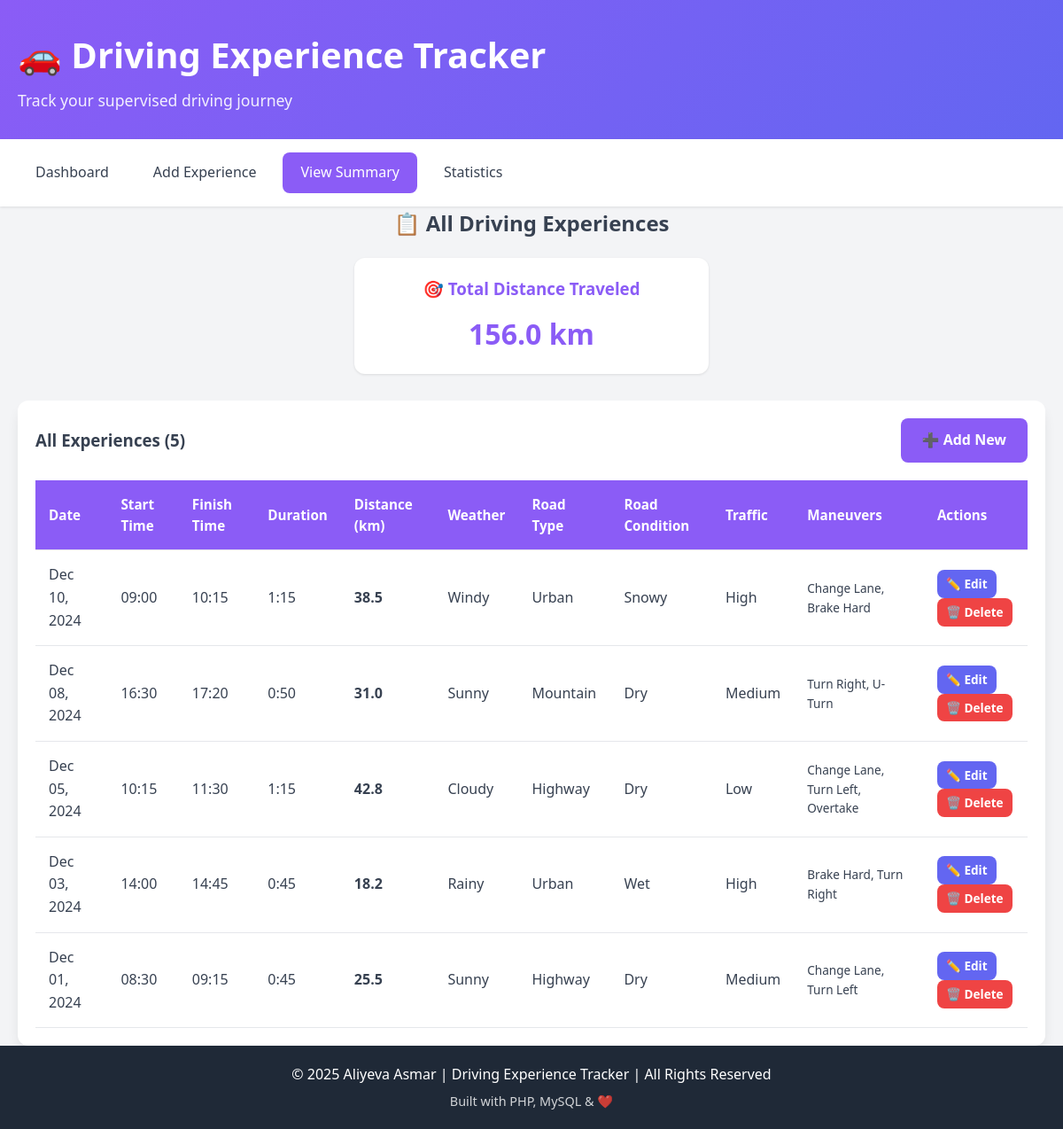
The page /summary.php on the database its author committed.
### tables this page shows
CREATE TABLE IF NOT EXISTS drivingExperience (
  id_drivingExperience INT NOT NULL AUTO_INCREMENT,
  date DATE NOT NULL,
  start_time TIME NOT NULL,
  finish_time TIME NOT NULL,
  km_traveled FLOAT NOT NULL,
  id_weatherCondition TINYINT NOT NULL,
  id_roadType TINYINT NOT NULL,
  id_roadCondition TINYINT NOT NULL,
  id_trafficLevel TINYINT NOT NULL,
  created_at TIMESTAMP DEFAULT CURRENT_TIMESTAMP,
  PRIMARY KEY (id_drivingExperience),
  FOREIGN KEY (id_weatherCondition) REFERENCES weatherCondition(id_weatherCondition),
  FOREIGN KEY (id_roadType) REFERENCES roadType(id_roadType),
  FOREIGN KEY (id_roadCondition) REFERENCES roadCondition(id_roadCondition),
  FOREIGN KEY (id_trafficLevel) REFERENCES trafficLevel(id_trafficLevel)
);

CREATE TABLE IF NOT EXISTS weatherCondition (
  id_weatherCondition TINYINT NOT NULL AUTO_INCREMENT,
  weatherCondition VARCHAR(30) NOT NULL,
  PRIMARY KEY (id_weatherCondition)
);

CREATE TABLE IF NOT EXISTS roadType (
  id_roadType TINYINT NOT NULL AUTO_INCREMENT,
  roadType VARCHAR(30) NOT NULL,
  PRIMARY KEY (id_roadType)
);

CREATE TABLE IF NOT EXISTS roadCondition (
  id_roadCondition TINYINT NOT NULL AUTO_INCREMENT,
  roadCondition VARCHAR(30) NOT NULL,
  PRIMARY KEY (id_roadCondition)
);

CREATE TABLE IF NOT EXISTS trafficLevel (
  id_trafficLevel TINYINT NOT NULL AUTO_INCREMENT,
  trafficLevel VARCHAR(30) NOT NULL,
  PRIMARY KEY (id_trafficLevel)
);

### summary.php (the view, shortened to what this page needs)
<?php
require_once 'config/database.php';
require_once 'includes/header.php';
try {
    $sql = "
        SELECT
            de.id_drivingExperience,
            de.date,
            de.start_time,
            de.finish_time,
            de.km_traveled,
            wc.weatherCondition,
            rt.roadType,
            rc.roadCondition,
            tl.trafficLevel,
            GROUP_CONCAT(m.maneuver_type SEPARATOR ', ') as maneuvers
        FROM drivingExperience de
        INNER JOIN weatherCondition wc ON de.id_weatherCondition = wc.id_weatherCondition
        INNER JOIN roadType rt ON de.id_roadType = rt.id_roadType
        INNER JOIN roadCondition rc ON de.id_roadCondition = rc.id_roadCondition
        INNER JOIN trafficLevel tl ON de.id_trafficLevel = tl.id_trafficLevel
        LEFT JOIN drivingExperience_maneuvers dem ON de.id_drivingExperience = dem.id_drivingExperience
        LEFT JOIN maneuvers m ON dem.id_maneuver = m.id_maneuver
        GROUP BY de.id_drivingExperience
        ORDER BY de.date DESC, de.start_time DESC
    ";
    $stmt = $pdo->query($sql);
    $experiences = $stmt->fetchAll();
    $stmt = $pdo->query("SELECT SUM(km_traveled) as total FROM drivingExperience");
    $total_km = $stmt->fetch()['total'] ?? 0;
} catch (PDOException $e) {
    error_log("Summary Page Error: " . $e->getMessage());
    echo '<div class="alert alert-error">Error loading driving experiences.</div>';
    $experiences = [];
    $total_km = 0;
}
?>
<section class="summary">
    <h2 class="text-center mb-20">📋 All Driving Experiences</h2>
    <div class="card text-center mb-20" style="max-width: 400px; margin: 0 auto 30px;">
        <h3>🎯 Total Distance Traveled</h3>
        <div class="card-stat" style="color: #8b5cf6;"><?php echo number_format($total_km, 1); ?> km</div>
    </div>
    <?php if (empty($experiences)): ?>
        <div class="alert alert-info">
            <p>📝 No driving experiences recorded yet.</p>
            <a href="add_experience.php" class="btn btn-primary mt-20">Add Your First Experience</a>
        </div>
    <?php else: ?>
        <div class="table-container desktop-table">
            <div style="display: flex; justify-content: space-between; align-items: center; margin-bottom: 15px;">
                <h3>All Experiences (<?php echo count($experiences); ?>)</h3>
                <a href="add_experience.php" class="btn btn-primary">➕ Add New</a>
            </div>
            <table id="experiencesTable">
                <thead>
                    <tr>
                        <th>Date</th>
                        <th>Start Time</th>
                        <th>Finish Time</th>
                        <th>Duration</th>
                        <th>Distance (km)</th>
                        <th>Weather</th>
                        <th>Road Type</th>
                        <th>Road Condition</th>
                        <th>Traffic</th>
                        <th>Maneuvers</th>
                        <th>Actions</th>
                    </tr>
                </thead>
                <tbody>
                    <?php foreach ($experiences as $exp): ?>
                        <tr>
                            <td><?php echo date('M d, Y', strtotime($exp['date'])); ?></td>
                            <td><?php echo date('H:i', strtotime($exp['start_time'])); ?></td>
                            <td><?php echo date('H:i', strtotime($exp['finish_time'])); ?></td>
                            <td>
                                <?php
                                $start = new DateTime($exp['start_time']);
                                $finish = new DateTime($exp['finish_time']);
                                $duration = $start->diff($finish);
                                echo $duration->format('%h:%I');
                                ?>
                            </td>
                            <td><strong><?php echo number_format($exp['km_traveled'], 1); ?></strong></td>
                            <td><?php echo htmlspecialchars($exp['weatherCondition']); ?></td>
                            <td><?php echo htmlspecialchars($exp['roadType']); ?></td>
                            <td><?php echo htmlspecialchars($exp['roadCondition']); ?></td>
                            <td><?php echo htmlspecialchars($exp['trafficLevel']); ?></td>
                            <td style="font-size: 0.85rem;">
                                <?php echo $exp['maneuvers'] ? htmlspecialchars($exp['maneuvers']) : '—'; ?>
                            </td>
                            <td>
                                <a href="edit_experience.php?id=<?php echo $exp['id_drivingExperience']; ?>"
                                   class="btn btn-secondary"
                                   style="padding: 5px 10px; font-size: 0.85rem;">
                                    ✏️ Edit
                                </a>
                                <a href="delete_experience.php?id=<?php echo $exp['id_drivingExperience']; ?>"
                                   class="btn btn-danger"
                                   style="padding: 5px 10px; font-size: 0.85rem;"
                                   onclick="return confirm('Are you sure you want to delete this experience?')">
                                    🗑️ Delete
                                </a>
                            </td>
                        </tr>
                    <?php endforeach; ?>
                </tbody>
            </table>
        </div>
    <?php endif; ?>
</section>
<?php require_once 'includes/footer.php'; ?>

### css/style.css (style rules this page uses)
* { margin: 0; padding: 0; box-sizing: border-box; }
:root { --primary-color: #8b5cf6; --secondary-color: #6366f1; --accent-color: #ec4899; --dark-color: #1f2937; --light-color: #f3f4f6; --success-color: #10b981; --danger-color: #ef4444; --warning-color: #f59e0b; --text-color: #374151; --border-color: #e5e7eb; --shadow: 0 1px 3px 0 rgba(0, 0, 0, 0.1); --shadow-lg: 0 10px 15px -3px rgba(0, 0, 0, 0.1); }
body { font-family: 'Segoe UI', Tahoma, Geneva, Verdana, sans-serif; line-height: 1.6; color: var(--text-color); background-color: var(--light-color); min-height: 100vh; display: flex; flex-direction: column; }
.btn { padding: 12px 24px; border: none; border-radius: 8px; font-size: 1rem; font-weight: 600; cursor: pointer; transition: all 0.3s ease; text-decoration: none; display: inline-block; text-align: center; }
.btn-primary { background-color: var(--primary-color); color: white; }
.btn-danger { background-color: var(--danger-color); color: white; }
.btn-secondary { background-color: var(--secondary-color); color: white; }
.table-container { background: white; padding: 20px; border-radius: 12px; box-shadow: var(--shadow-lg); overflow-x: auto; }
table { width: 100%; border-collapse: collapse; margin-top: 20px; }
table thead { background-color: var(--primary-color); color: white; }
table th, table td { padding: 15px; text-align: left; border-bottom: 1px solid var(--border-color); }
table th { font-weight: 600; font-size: 0.95rem; }
.card { background: white; padding: 20px; border-radius: 12px; box-shadow: var(--shadow); transition: transform 0.3s ease, box-shadow 0.3s ease; }
.card h3 { color: var(--primary-color); margin-bottom: 10px; }
.card-stat { font-size: 2rem; font-weight: bold; color: var(--dark-color); }
.text-center { text-align: center; }
.mb-20 { margin-bottom: 20px; }

### rows shown on the page
drivingexperience: date "Dec 10, 2024", start_time "09:00", finish_time "10:15", $duration->format('%h:%I') "1:15", km_traveled "38.5", id_weatherCondition.weatherCondition "Windy", id_roadType.roadType "Urban", id_roadCondition.roadCondition "Snowy", id_trafficLevel.trafficLevel "High", maneuvers "Change Lane, Brake Hard"
drivingexperience: date "Dec 08, 2024", start_time "16:30", finish_time "17:20", $duration->format('%h:%I') "0:50", km_traveled "31.0", id_weatherCondition.weatherCondition "Sunny", id_roadType.roadType "Mountain", id_roadCondition.roadCondition "Dry", id_trafficLevel.trafficLevel "Medium", maneuvers "Turn Right, U-Turn"
drivingexperience: date "Dec 05, 2024", start_time "10:15", finish_time "11:30", $duration->format('%h:%I') "1:15", km_traveled "42.8", id_weatherCondition.weatherCondition "Cloudy", id_roadType.roadType "Highway", id_roadCondition.roadCondition "Dry", id_trafficLevel.trafficLevel "Low", maneuvers "Change Lane, Turn Left, Overtake"
drivingexperience: date "Dec 03, 2024", start_time "14:00", finish_time "14:45", $duration->format('%h:%I') "0:45", km_traveled "18.2", id_weatherCondition.weatherCondition "Rainy", id_roadType.roadType "Urban", id_roadCondition.roadCondition "Wet", id_trafficLevel.trafficLevel "High", maneuvers "Brake Hard, Turn Right"
drivingexperience: date "Dec 01, 2024", start_time "08:30", finish_time "09:15", $duration->format('%h:%I') "0:45", km_traveled "25.5", id_weatherCondition.weatherCondition "Sunny", id_roadType.roadType "Highway", id_roadCondition.roadCondition "Dry", id_trafficLevel.trafficLevel "Medium", maneuvers "Change Lane, Turn Left"

### other values the page prints
$total_km "156.0"
count($experiences) "5"
